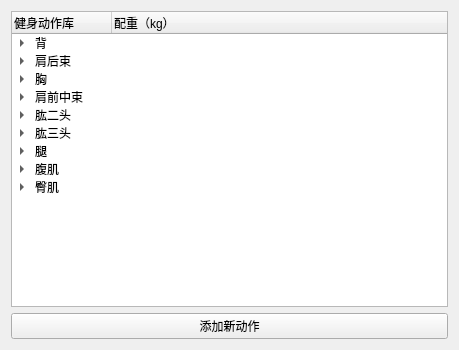
<?xml version="1.0" encoding="UTF-8"?>
<ui version="4.0">
 <class>dongzuoku</class>
 <widget class="QWidget" name="dongzuoku">
  <property name="geometry">
   <rect>
    <x>0</x>
    <y>0</y>
    <width>459</width>
    <height>350</height>
   </rect>
  </property>
  <property name="windowTitle">
   <string>Form</string>
  </property>
  <layout class="QVBoxLayout" name="verticalLayout">
   <item>
    <widget class="QTreeWidget" name="actions">
     <column>
      <property name="text">
       <string>健身动作库</string>
      </property>
     </column>
     <column>
      <property name="text">
       <string>配重（kg）</string>
      </property>
     </column>
     <item>
      <property name="text">
       <string>背</string>
      </property>
      <item>
       <property name="text">
        <string>下拉</string>
       </property>
       <item>
        <property name="text">
         <string>引体向上</string>
        </property>
       </item>
       <item>
        <property name="text">
         <string>高位下拉</string>
        </property>
       </item>
       <item>
        <property name="text">
         <string>器械下拉</string>
        </property>
       </item>
      </item>
      <item>
       <property name="text">
        <string>划船</string>
       </property>
       <item>
        <property name="text">
         <string>杠铃划船</string>
        </property>
       </item>
       <item>
        <property name="text">
         <string>哑铃划船</string>
        </property>
       </item>
       <item>
        <property name="text">
         <string>器械划船</string>
        </property>
       </item>
       <item>
        <property name="text">
         <string>T杆划船</string>
        </property>
       </item>
       <item>
        <property name="text">
         <string>坐姿钢线划船</string>
        </property>
       </item>
      </item>
     </item>
     <item>
      <property name="text">
       <string>肩后束</string>
      </property>
      <item>
       <property name="text">
        <string>蝴蝶机反向飞鸟</string>
       </property>
      </item>
      <item>
       <property name="text">
        <string>哑铃俯身飞鸟</string>
       </property>
      </item>
      <item>
       <property name="text">
        <string>龙门架反向飞鸟</string>
       </property>
      </item>
      <item>
       <property name="text">
        <string>龙门架绳索面拉</string>
       </property>
      </item>
     </item>
     <item>
      <property name="text">
       <string>胸</string>
      </property>
      <item>
       <property name="text">
        <string>推胸</string>
       </property>
       <item>
        <property name="text">
         <string>杠铃推胸</string>
        </property>
       </item>
       <item>
        <property name="text">
         <string>哑铃推胸</string>
        </property>
       </item>
       <item>
        <property name="text">
         <string>器械推胸</string>
        </property>
       </item>
       <item>
        <property name="text">
         <string>史密斯推胸</string>
        </property>
       </item>
       <item>
        <property name="text">
         <string>双杠臂屈伸</string>
        </property>
       </item>
      </item>
      <item>
       <property name="text">
        <string>夹胸</string>
       </property>
       <item>
        <property name="text">
         <string>蝴蝶机夹胸</string>
        </property>
       </item>
       <item>
        <property name="text">
         <string>龙门架夹胸</string>
        </property>
       </item>
      </item>
     </item>
     <item>
      <property name="text">
       <string>肩前中束</string>
      </property>
      <item>
       <property name="text">
        <string>推举</string>
       </property>
       <item>
        <property name="text">
         <string>哑铃推举</string>
        </property>
       </item>
       <item>
        <property name="text">
         <string>杠铃推举</string>
        </property>
       </item>
       <item>
        <property name="text">
         <string>器械推举</string>
        </property>
       </item>
       <item>
        <property name="text">
         <string>史密斯推举</string>
        </property>
       </item>
      </item>
      <item>
       <property name="text">
        <string>前平举</string>
       </property>
       <item>
        <property name="text">
         <string>哑铃前平举</string>
        </property>
       </item>
       <item>
        <property name="text">
         <string>杠铃前平举</string>
        </property>
       </item>
       <item>
        <property name="text">
         <string>杠铃片前平举</string>
        </property>
       </item>
      </item>
      <item>
       <property name="text">
        <string>侧平举</string>
       </property>
       <item>
        <property name="text">
         <string>哑铃侧平举</string>
        </property>
       </item>
       <item>
        <property name="text">
         <string>龙门架绳索侧平举</string>
        </property>
       </item>
       <item>
        <property name="text">
         <string>器械侧平举</string>
        </property>
       </item>
      </item>
      <item>
       <property name="text">
        <string>提拉</string>
       </property>
       <item>
        <property name="text">
         <string>杠铃提拉</string>
        </property>
       </item>
       <item>
        <property name="text">
         <string>龙门架提拉</string>
        </property>
       </item>
      </item>
     </item>
     <item>
      <property name="text">
       <string>肱二头</string>
      </property>
      <item>
       <property name="text">
        <string>哑铃弯举</string>
       </property>
      </item>
      <item>
       <property name="text">
        <string>杠铃弯举</string>
       </property>
      </item>
      <item>
       <property name="text">
        <string>龙门架弯举</string>
       </property>
      </item>
      <item>
       <property name="text">
        <string>器械弯举</string>
       </property>
      </item>
      <item>
       <property name="text">
        <string>集中弯举</string>
       </property>
      </item>
      <item>
       <property name="text">
        <string>牧师椅弯举</string>
       </property>
      </item>
     </item>
     <item>
      <property name="text">
       <string>肱三头</string>
      </property>
      <item>
       <property name="text">
        <string>杠铃仰卧臂屈伸</string>
       </property>
      </item>
      <item>
       <property name="text">
        <string>哑铃颈后臂屈伸</string>
       </property>
      </item>
      <item>
       <property name="text">
        <string>龙门架绳索臂屈伸</string>
       </property>
      </item>
      <item>
       <property name="text">
        <string>龙门架过顶臂屈伸</string>
       </property>
      </item>
      <item>
       <property name="text">
        <string>龙门架直杆下压</string>
       </property>
      </item>
     </item>
     <item>
      <property name="text">
       <string>腿</string>
      </property>
      <item>
       <property name="text">
        <string>股四</string>
       </property>
       <item>
        <property name="text">
         <string>深蹲</string>
        </property>
       </item>
       <item>
        <property name="text">
         <string>器械腿屈伸</string>
        </property>
       </item>
      </item>
      <item>
       <property name="text">
        <string>腘绳</string>
       </property>
       <item>
        <property name="text">
         <string>硬拉</string>
        </property>
       </item>
       <item>
        <property name="text">
         <string>器械腿弯举</string>
        </property>
       </item>
       <item>
        <property name="text">
         <string>北欧挺</string>
        </property>
       </item>
      </item>
      <item>
       <property name="text">
        <string>兼练</string>
       </property>
       <item>
        <property name="text">
         <string>哈克机</string>
        </property>
       </item>
       <item>
        <property name="text">
         <string>倒蹬机</string>
        </property>
       </item>
      </item>
     </item>
     <item>
      <property name="text">
       <string>腹肌</string>
      </property>
      <item>
       <property name="text">
        <string>卷腹</string>
       </property>
       <item>
        <property name="text">
         <string>平板卷腹</string>
        </property>
       </item>
       <item>
        <property name="text">
         <string>器械卷腹</string>
        </property>
       </item>
       <item>
        <property name="text">
         <string>龙门架跪姿卷腹</string>
        </property>
       </item>
      </item>
      <item>
       <property name="text">
        <string>举腿</string>
       </property>
       <item>
        <property name="text">
         <string>平板举腿</string>
        </property>
       </item>
       <item>
        <property name="text">
         <string>悬垂举腿</string>
        </property>
       </item>
      </item>
     </item>
     <item>
      <property name="text">
       <string>臀肌</string>
      </property>
      <item>
       <property name="text">
        <string>髋伸</string>
       </property>
       <item>
        <property name="text">
         <string>杠铃臀冲</string>
        </property>
       </item>
       <item>
        <property name="text">
         <string>器械臀冲</string>
        </property>
       </item>
       <item>
        <property name="text">
         <string>史密斯后踢</string>
        </property>
       </item>
       <item>
        <property name="text">
         <string>龙门架后踢</string>
        </property>
       </item>
       <item>
        <property name="text">
         <string>器械后踢</string>
        </property>
       </item>
      </item>
      <item>
       <property name="text">
        <string>髋外展</string>
       </property>
       <item>
        <property name="text">
         <string>器械髋外展</string>
        </property>
       </item>
       <item>
        <property name="text">
         <string>龙门架单边髋外展</string>
        </property>
       </item>
      </item>
     </item>
    </widget>
   </item>
   <item>
    <widget class="QPushButton" name="addNewAction">
     <property name="text">
      <string>添加新动作</string>
     </property>
    </widget>
   </item>
  </layout>
 </widget>
 <resources/>
 <connections/>
</ui>
